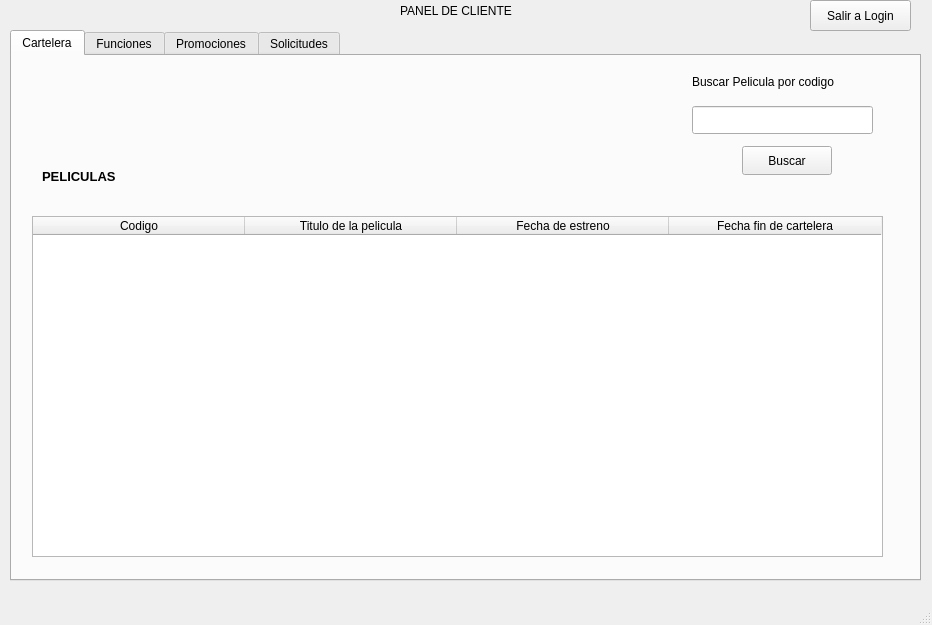
<?xml version="1.0" encoding="UTF-8"?>
<ui version="4.0">
 <class>cliente</class>
 <widget class="QMainWindow" name="cliente">
  <property name="geometry">
   <rect>
    <x>0</x>
    <y>0</y>
    <width>932</width>
    <height>625</height>
   </rect>
  </property>
  <property name="windowTitle">
   <string>MainWindow</string>
  </property>
  <widget class="QWidget" name="centralwidget">
   <widget class="QTabWidget" name="tabWidget">
    <property name="geometry">
     <rect>
      <x>10</x>
      <y>30</y>
      <width>911</width>
      <height>551</height>
     </rect>
    </property>
    <property name="currentIndex">
     <number>0</number>
    </property>
    <widget class="QWidget" name="tab">
     <attribute name="title">
      <string>Cartelera</string>
     </attribute>
     <widget class="QTableWidget" name="tablaPeliculas">
      <property name="geometry">
       <rect>
        <x>20</x>
        <y>160</y>
        <width>851</width>
        <height>341</height>
       </rect>
      </property>
      <attribute name="horizontalHeaderCascadingSectionResizes">
       <bool>false</bool>
      </attribute>
      <attribute name="horizontalHeaderDefaultSectionSize">
       <number>212</number>
      </attribute>
      <column>
       <property name="text">
        <string>Codigo</string>
       </property>
      </column>
      <column>
       <property name="text">
        <string>Titulo de la pelicula</string>
       </property>
      </column>
      <column>
       <property name="text">
        <string>Fecha de estreno</string>
       </property>
      </column>
      <column>
       <property name="text">
        <string>Fecha fin de cartelera</string>
       </property>
      </column>
     </widget>
     <widget class="QLabel" name="label_2">
      <property name="geometry">
       <rect>
        <x>30</x>
        <y>110</y>
        <width>101</width>
        <height>21</height>
       </rect>
      </property>
      <property name="font">
       <font>
        <pointsize>10</pointsize>
        <bold>true</bold>
       </font>
      </property>
      <property name="text">
       <string>PELICULAS</string>
      </property>
     </widget>
     <widget class="QLabel" name="label_3">
      <property name="geometry">
       <rect>
        <x>680</x>
        <y>10</y>
        <width>181</width>
        <height>31</height>
       </rect>
      </property>
      <property name="text">
       <string>Buscar Pelicula por codigo</string>
      </property>
     </widget>
     <widget class="QLineEdit" name="textoCodigoPelicula">
      <property name="geometry">
       <rect>
        <x>680</x>
        <y>50</y>
        <width>181</width>
        <height>28</height>
       </rect>
      </property>
     </widget>
     <widget class="QPushButton" name="botonBuscarPeli">
      <property name="geometry">
       <rect>
        <x>730</x>
        <y>90</y>
        <width>90</width>
        <height>29</height>
       </rect>
      </property>
      <property name="text">
       <string>Buscar</string>
      </property>
     </widget>
    </widget>
    <widget class="QWidget" name="tab_2">
     <attribute name="title">
      <string>Funciones</string>
     </attribute>
     <widget class="QTableWidget" name="tableWidget_2">
      <property name="geometry">
       <rect>
        <x>10</x>
        <y>150</y>
        <width>871</width>
        <height>351</height>
       </rect>
      </property>
     </widget>
     <widget class="QLabel" name="label_4">
      <property name="geometry">
       <rect>
        <x>30</x>
        <y>10</y>
        <width>141</width>
        <height>21</height>
       </rect>
      </property>
      <property name="text">
       <string>Nombre del cliente: </string>
      </property>
     </widget>
     <widget class="QLabel" name="labelNombreCliente">
      <property name="geometry">
       <rect>
        <x>180</x>
        <y>10</y>
        <width>141</width>
        <height>21</height>
       </rect>
      </property>
      <property name="text">
       <string/>
      </property>
     </widget>
     <widget class="QPushButton" name="botonReservarAsiento">
      <property name="geometry">
       <rect>
        <x>120</x>
        <y>100</y>
        <width>121</width>
        <height>31</height>
       </rect>
      </property>
      <property name="text">
       <string>Reservar asiento</string>
      </property>
     </widget>
     <widget class="QLabel" name="label_8">
      <property name="geometry">
       <rect>
        <x>30</x>
        <y>40</y>
        <width>49</width>
        <height>16</height>
       </rect>
      </property>
      <property name="text">
       <string>Fila</string>
      </property>
     </widget>
     <widget class="QLineEdit" name="textoColumnaReserva">
      <property name="geometry">
       <rect>
        <x>200</x>
        <y>60</y>
        <width>113</width>
        <height>24</height>
       </rect>
      </property>
     </widget>
     <widget class="QLineEdit" name="textoFilaReserva">
      <property name="geometry">
       <rect>
        <x>30</x>
        <y>60</y>
        <width>113</width>
        <height>24</height>
       </rect>
      </property>
     </widget>
     <widget class="QLabel" name="label_7">
      <property name="geometry">
       <rect>
        <x>200</x>
        <y>40</y>
        <width>71</width>
        <height>16</height>
       </rect>
      </property>
      <property name="text">
       <string>Columna</string>
      </property>
     </widget>
     <widget class="QPushButton" name="botonCancelarReserva">
      <property name="geometry">
       <rect>
        <x>730</x>
        <y>90</y>
        <width>141</width>
        <height>41</height>
       </rect>
      </property>
      <property name="text">
       <string>Cancelar Reservas</string>
      </property>
     </widget>
    </widget>
    <widget class="QWidget" name="tab_3">
     <attribute name="title">
      <string>Promociones</string>
     </attribute>
     <widget class="QTreeView" name="arbolPromocionesBeneficios">
      <property name="geometry">
       <rect>
        <x>30</x>
        <y>70</y>
        <width>851</width>
        <height>421</height>
       </rect>
      </property>
     </widget>
     <widget class="QLabel" name="label_12">
      <property name="geometry">
       <rect>
        <x>330</x>
        <y>30</y>
        <width>251</width>
        <height>31</height>
       </rect>
      </property>
      <property name="font">
       <font>
        <pointsize>10</pointsize>
        <bold>true</bold>
       </font>
      </property>
      <property name="text">
       <string>PROMOCIONES Y BENEFICIOS</string>
      </property>
     </widget>
    </widget>
    <widget class="QWidget" name="tab_4">
     <attribute name="title">
      <string>Solicitudes</string>
     </attribute>
     <widget class="QLabel" name="label_25">
      <property name="geometry">
       <rect>
        <x>20</x>
        <y>50</y>
        <width>141</width>
        <height>21</height>
       </rect>
      </property>
      <property name="text">
       <string>Nombre del cliente: </string>
      </property>
     </widget>
     <widget class="QLabel" name="labelNombreCliente2">
      <property name="geometry">
       <rect>
        <x>170</x>
        <y>50</y>
        <width>141</width>
        <height>21</height>
       </rect>
      </property>
      <property name="text">
       <string/>
      </property>
     </widget>
     <widget class="QLabel" name="label_26">
      <property name="geometry">
       <rect>
        <x>160</x>
        <y>10</y>
        <width>171</width>
        <height>31</height>
       </rect>
      </property>
      <property name="font">
       <font>
        <pointsize>10</pointsize>
        <bold>true</bold>
       </font>
      </property>
      <property name="text">
       <string>REALIZAR SOLICITUD</string>
      </property>
     </widget>
     <widget class="QComboBox" name="comboBoxTipoSolicitud">
      <property name="geometry">
       <rect>
        <x>20</x>
        <y>170</y>
        <width>411</width>
        <height>31</height>
       </rect>
      </property>
      <item>
       <property name="text">
        <string>Cumpleanios</string>
       </property>
      </item>
      <item>
       <property name="text">
        <string>Aniversario</string>
       </property>
      </item>
      <item>
       <property name="text">
        <string>Requerimiento especial</string>
       </property>
      </item>
      <item>
       <property name="text">
        <string>Queja</string>
       </property>
      </item>
      <item>
       <property name="text">
        <string>Sugerencia</string>
       </property>
      </item>
     </widget>
     <widget class="QLineEdit" name="textoTelefonoSolicitud">
      <property name="geometry">
       <rect>
        <x>20</x>
        <y>110</y>
        <width>411</width>
        <height>31</height>
       </rect>
      </property>
      <property name="text">
       <string/>
      </property>
     </widget>
     <widget class="QLabel" name="label_27">
      <property name="geometry">
       <rect>
        <x>20</x>
        <y>90</y>
        <width>151</width>
        <height>16</height>
       </rect>
      </property>
      <property name="text">
       <string>Numero de Contacto</string>
      </property>
     </widget>
     <widget class="QLabel" name="label_28">
      <property name="geometry">
       <rect>
        <x>20</x>
        <y>150</y>
        <width>121</width>
        <height>16</height>
       </rect>
      </property>
      <property name="text">
       <string>Tipo de Solicitud</string>
      </property>
     </widget>
     <widget class="QLineEdit" name="textoDescripcionSolicitud">
      <property name="geometry">
       <rect>
        <x>20</x>
        <y>230</y>
        <width>411</width>
        <height>51</height>
       </rect>
      </property>
      <property name="text">
       <string/>
      </property>
     </widget>
     <widget class="QPushButton" name="botonCrearSolicitud">
      <property name="geometry">
       <rect>
        <x>150</x>
        <y>330</y>
        <width>141</width>
        <height>41</height>
       </rect>
      </property>
      <property name="text">
       <string>Crear Solicitud</string>
      </property>
     </widget>
     <widget class="QLabel" name="label_29">
      <property name="geometry">
       <rect>
        <x>610</x>
        <y>10</y>
        <width>171</width>
        <height>31</height>
       </rect>
      </property>
      <property name="font">
       <font>
        <pointsize>10</pointsize>
        <bold>true</bold>
       </font>
      </property>
      <property name="text">
       <string>MIS SOLICITUDES</string>
      </property>
     </widget>
     <widget class="QTableWidget" name="tablaSolicitudes">
      <property name="geometry">
       <rect>
        <x>490</x>
        <y>70</y>
        <width>381</width>
        <height>371</height>
       </rect>
      </property>
      <column>
       <property name="text">
        <string>No. Solicitud</string>
       </property>
      </column>
      <column>
       <property name="text">
        <string>Tipo solicitud</string>
       </property>
      </column>
      <column>
       <property name="text">
        <string>Estado</string>
       </property>
      </column>
     </widget>
    </widget>
   </widget>
   <widget class="QLabel" name="label">
    <property name="geometry">
     <rect>
      <x>400</x>
      <y>0</y>
      <width>131</width>
      <height>21</height>
     </rect>
    </property>
    <property name="text">
     <string>PANEL DE CLIENTE</string>
    </property>
   </widget>
   <widget class="QPushButton" name="botonSalir">
    <property name="geometry">
     <rect>
      <x>810</x>
      <y>0</y>
      <width>101</width>
      <height>31</height>
     </rect>
    </property>
    <property name="text">
     <string>Salir a Login</string>
    </property>
   </widget>
  </widget>
  <widget class="QMenuBar" name="menubar">
   <property name="geometry">
    <rect>
     <x>0</x>
     <y>0</y>
     <width>932</width>
     <height>25</height>
    </rect>
   </property>
  </widget>
  <widget class="QStatusBar" name="statusbar"/>
 </widget>
 <resources/>
 <connections/>
</ui>
